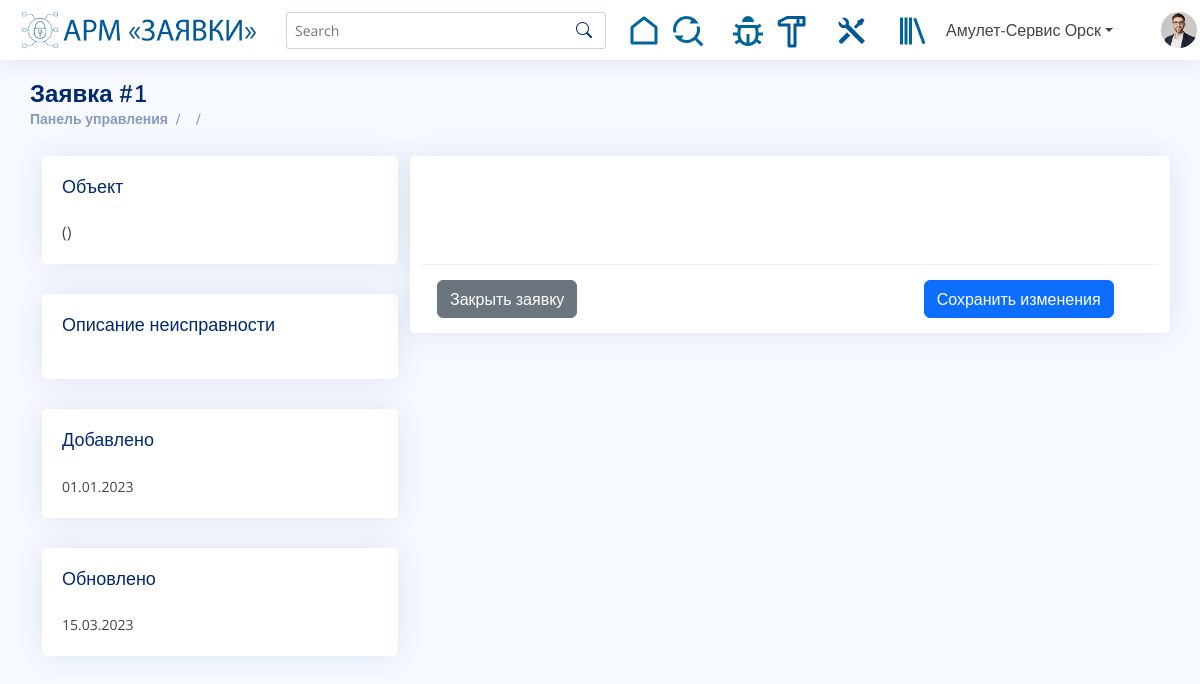
The page /base/reference_books/clients/1/update/ (signed in) on the database its author committed.
### base/models.py (models this page shows, shortened)
class Profile(models.Model):
    GENDER_CHOICES = [
        ('man', u'Мужской'),
        ('woman', u'Женский')
    ]
    user = models.OneToOneField(User, on_delete=models.CASCADE)
    scompany = models.ManyToManyField(ServiceCompany, related_name='scompany_select',
                                      verbose_name=u'Сервисные компании (доступные)',
                                      help_text='Выбрать сервисные компании доступные пользователю')
    scompany_default = models.ForeignKey(ServiceCompany, models.SET_NULL, related_name='scompany_default',
                                         verbose_name=u'Сервисная компания (по умолчанию)', null=True, blank=True)
    scompany_current = models.ForeignKey(ServiceCompany, models.SET_NULL, related_name='scompany_current',
                                         verbose_name=u'Сервисные компании (текущая)', null=True, blank=True)
    location = models.ForeignKey(City, models.SET_NULL, verbose_name=u'Место нахождения', null=True, blank=True)
    birthday = models.DateField(u'Дата рождения', null=True, blank=True)
    phone = models.CharField(u'Номер телефона', blank=True, max_length=10,
                             help_text=u'Вводить номер в федеральном формате, без кода страны 8 или +7')
    gender = models.CharField(u'Пол', choices=GENDER_CHOICES, max_length=50, blank=True, default='man')
    personal_data = models.BooleanField(u'Согласие на обработку персональных данных', default=False)
    executor = models.BooleanField(u'Исполнитель', default=False)
    post = models.ForeignKey(Post, models.SET_NULL, verbose_name=u'Должность', null=True)
    class Meta:
        ordering = ["user__last_name"]
        verbose_name = u'Профиль '
        verbose_name_plural = u'Профили пользователей '
    @property
    def list_scompany(self):
        return self.scompany.all()
    @property
    def current_scompany(self):
        return self.scompany_current
    @property
    def short_fio(self):
        split_fio = self.user.first_name.split(' ')
        if len(split_fio) == 2:
            return self.user.last_name + ' ' + split_fio[0] + ' ' + split_fio[1][:1] + '.'
        else:
            return self.user.last_name + ' ' + split_fio[0]

class ServiceCompany(models.Model):
    name = models.CharField(u'Наименование', max_length=100)
    city = models.ForeignKey(City, models.SET_NULL, verbose_name=u'Город', null=True)
    slug = AutoSlugField(populate_from='name')
    def __str__(self):
        return self.name
    class Meta:
        verbose_name = u'Сервисная компания '
        verbose_name_plural = u'Сервисные компании '

class Client(models.Model):
    TYPE_CLIENT_CHOICES = [
        ('company', u'ЮЛ'),
        ('employer', u'ИП'),
        ('individual', u'ФЛ'),
    ]
    type = models.CharField(u'Тип',  choices=TYPE_CLIENT_CHOICES, max_length=20, default='company')
    name = models.CharField(u'Контрагент', max_length=100)
    inn = models.CharField(u'ИНН', max_length=12, blank=True)
    kpp = models.CharField(u'КПП', max_length=9, blank=True)
    date_time_add = models.DateTimeField(u'Дата и время добавления', auto_now_add=True)
    date_time_upd = models.DateTimeField(u'Дата и время обновления', auto_now=True)
    create_user = CurrentUserField(on_update=False, related_name='bc_creator')
    update_user = CurrentUserField(on_update=True, related_name='bc_modifying')
    class Meta:
        ordering = ['name']
        verbose_name = u'Контрагент '
        verbose_name_plural = u'Контрагенты '

### base/views.py (the view, shortened to what this page needs)
# urls.py: path('reference_books/clients/<int:pk>/update/', ClientUpdate.as_view(), name='upd-client'),
class ClientUpdate(LoginRequiredMixin, UpdateView):
    model = Client
    template_name = 'base/client_upd.html'
    form_class = ClientCreateForm
    def get_form_kwargs(self):
        kwargs = super(ClientUpdate, self).get_form_kwargs()
        kwargs.update({'initial': {'user': self.request.user}})
        return kwargs
    def get_context_data(self, **kwargs):
        context = super(ClientUpdate, self).get_context_data(**kwargs)
        proposal = get_object_or_404(self.model, pk=self.kwargs['pk'])
        context["app_name"] = app_name
        context["proposal"] = proposal
        return context

### base/forms.py (shortened to what this page needs)
class ClientCreateForm(forms.ModelForm):
    class Meta:
        model = Client
        fields = ['type', 'name', 'inn', 'kpp']

### base/models.py (called while the page is built)
    def __str__(self):
        return self.name

### templates/base/client_upd.html (shortened to what this page needs)
{% extends 'page_content_fluid.html' %}
{% load static django_bootstrap5 %}
{% block content %}
    <main id="main" class="main">
        <div class="pagetitle">
            <div class="row">
                <div class="col-4">
                    <h1>Заявка #{{ proposal.pk }}</h1>
                    <nav>
                        <ol class="breadcrumb">
                            <li class="breadcrumb-item"><a href="{% url 'dashboard' %}">Панель управления</a></li>
                            <li class="breadcrumb-item">{{ app_name.verbose_name }}</li>
                            <li class="breadcrumb-item active">{{ proposal.type_document.name }}</li>
                        </ol>
                    </nav>
                </div>
                <div class="col-8">
                </div>
            </div>
        </div>
        <section class="section container">
            <div class="row">
                <div class="col-4 p-10">
                    <div class="card-columns">
                        <div class="card">
                            <div class="card-body">
                                <h6 class="card-title">Объект</h6>
                                <p class="card-text">{{ proposal.object_number }} ({{ proposal.object_address }})</p>
                            </div>
                        </div>
                        <div class="card">
                            <div class="card-body">
                                <h6 class="card-title">Описание неисправности</h6>
                            </div>
                        </div>
                        <div class="card">
                            <div class="card-body">
                                <h6 class="card-title">Добавлено</h6>
                                <p class="card-text overflow-auto">{{ proposal.create_user }} <small>{{ proposal.date_time_add|date:"d.m.Y" }}</small></p>
                            </div>
                        </div>
                        <div class="card">
                            <div class="card-body">
                                <h6 class="card-title">Обновлено</h6>
                                <p class="card-text overflow-auto">{{ proposal.update_user }} <small>{{ proposal.date_time_upd|date:"d.m.Y" }}</small></p>
                            </div>
                        </div>
                    </div>
                </div>
                <div class="col-8 p-10">
                    <div class="row">
                        <div class="card">
                            <form action="{% url 'exploitation:upd-manage-proposal' proposal.pk %}" method="post" class="form">{% csrf_token %}
                                <div class="card-body mt-4">
                                </div>
                                <div class="card-footer">
                                    <div class="row">
                                        <div class="col-4">
                                            <a type="button" class="btn btn-secondary" href="#">Закрыть заявку</a>
                                        </div>
                                        <div class="col-4 offset-4">
                                            {% if perms.custom_add and perms.custom_change %}
                                                {% bootstrap_button "Сохранить изменения" button_type="submit" button_class="btn-primary" %}
                                            {% endif %}
                                        </div>
                                    </div>
                                </div>
                            </form>
                        </div>
                    </div>
                </div>
            </div>
        </section>
    </main>
{% endblock %}

### templates/templatetags/topnav.html (shortened to what this page needs)
{% load static %}
<nav class="header-nav ms-auto">
    <ul class="d-flex align-items-center">
        <li class="nav-item pe-2">
            <a class="navbar-brand" href="{% url 'dashboard' %}">
                <img src="{% static 'img/home.png' %}" alt="find" class="d-inline-block align-text-top">
            </a>
        </li>
        <li class="nav-item pe-4">
            <a class="navbar-brand" href="#">
                <img src="{% static 'img/find.png' %}" alt="find" class="d-inline-block align-text-top">
            </a>
        </li>
        <li class="nav-item pe-2">
            <a class="navbar-brand" href="{% url 'exploitation:getlist-proposals' 'open' %}">
                <img src="{% static 'img/bug.png' %}" alt="exploitation-app" class="d-inline-block align-text-top">
            </a>
        </li>
        <li class="nav-item pe-4">
            <a class="navbar-brand" href="{% url 'build:getlist-proposals' 'open' %}">
                <img src="{% static 'img/hammer.png' %}" alt="build-app" class="d-inline-block align-text-top">
            </a>
        </li>
        <li class="nav-item pe-4">
            <a class="navbar-brand" href="{% url 'maintenance:getlist-proposals' 'open' %}">
                <img src="{% static 'img/tools.png' %}" alt="maintenance-app" class="d-inline-block align-text-top">
            </a>
        </li>
        <li class="nav-item pe-3">
            <a class="navbar-brand" href="{% url 'base:getlist-clients' %}">
                <img src="{% static 'img/library.png' %}" alt="library-app" class="d-inline-block align-text-top">
            </a>
        </li>
        {% if user.profile.list_scompany|length > 1 %}
            <li class="nav-item dropdown pe-5">
                <a class="nav-link dropdown-toggle" data-bs-toggle="dropdown" href="#" role="button" aria-expanded="false">{{ user.profile.current_scompany }}</a>
            </li>
        {% endif %}
        <li class="nav-item dropdown pe-3">
            <a class="nav-link nav-profile d-flex align-items-center pe-0" href="#" data-bs-toggle="dropdown">
                <img src="{% static 'img/profile-img.jpg' %}" alt="Profile" class="rounded-circle">
                <span class="d-none d-md-block dropdown-toggle ps-2">{{ user.first_name|truncatechars:2 }} {{ user.last_name }}</span>
            </a>
        </li>
      </ul>
    </nav>

### static/css/style.css (style rules this page uses)
:root { scroll-behavior: smooth; }
body { font-family: "Open Sans", sans-serif; background: #f6f9ff; color: #444444; }
a { color: #4154f1; text-decoration: none; }
h1, h2, h3, h4, h5, h6 { font-family: "Nunito", sans-serif; }
#main { margin-top: 60px; padding: 20px 30px; transition: all 0.3s; }
.pagetitle { margin-bottom: 10px; }
.pagetitle h1 { font-size: 24px; margin-bottom: 0; font-weight: 600; color: #012970; }
.card { margin-bottom: 30px; border: none; border-radius: 5px; box-shadow: 0px 0 30px rgba(1, 41, 112, 0.1); }
.card-header, .card-footer { border-color: #ebeef4; background-color: #fff; color: #798eb3; padding: 15px; }
.card-title { padding: 20px 0 15px 0; font-size: 18px; font-weight: 500; color: #012970; font-family: "Poppins", sans-serif; }
.card-body { padding: 0 20px 20px 20px; }
.breadcrumb { font-size: 14px; font-family: "Nunito", sans-serif; color: #899bbd; font-weight: 600; }
.breadcrumb a { color: #899bbd; transition: 0.3s; }
.breadcrumb .breadcrumb-item::before { color: #899bbd; }
.breadcrumb .active { color: #51678f; font-weight: 600; }
.header-nav ul { list-style: none; }
.header-nav>ul { margin: 0; padding: 0; }
.header-nav .nav-profile { color: #012970; }
.header-nav .nav-profile img { max-height: 36px; }
.header-nav .nav-profile span { font-size: 14px; font-weight: 600; }

### rows shown on the page
Client: pk "1", date_time_add "01.01.2023", date_time_upd "15.03.2023"

### other values the page prints
{{ user.profile.current_scompany }} "Амулет-Сервис Орск"
